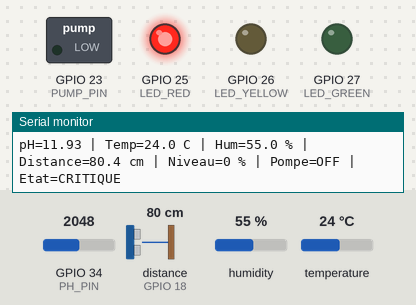
Bench run of a sketch on a simulated ESP32. Parts: switched loads named in the sketch (green lamp = pin HIGH), output pins drawn as LEDs (lit = HIGH), the last lines printed to the serial monitor. Wiring (inferred from the names in the program): ultrasonic range finder: trigger GPIO 5; echo GPIO 18. Inputs (shaded band) come from the test bench; at power-on: distance to the obstacle (sensor on GPIO 18) 80 cm, GPIO 34 (PH_PIN) = 2048, humidity 55 %, temperature 24 °C. The echo pulse lasts 58.3 µs per cm; pins used as bus, display or sensor lines are not drawn.

Above: at 1.2 s.
1.3 s: distance to the obstacle (sensor on GPIO 18) set to 36 cm
4.2 s: distance to the obstacle (sensor on GPIO 18) set to 32 cm
At 7.2 s:
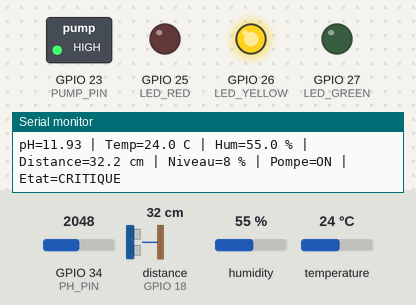
7.5 s: GPIO 34 (PH_PIN) set to 2753
13.5 s: GPIO 34 (PH_PIN) set to 2835
At 15.5 s:
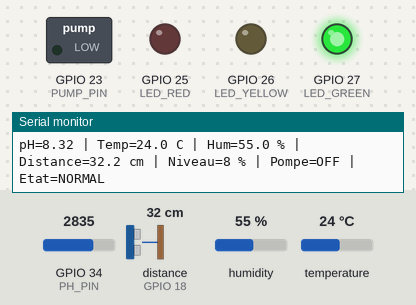
16.5 s: GPIO 34 (PH_PIN) set to 3198
19.2 s: GPIO 34 (PH_PIN) set to 3301
At 51.9 s:
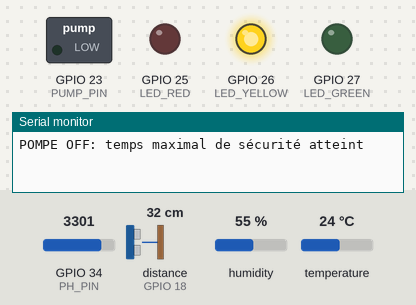
Timing chart, 0 to 52.6 s (numbered marks = the images above; inputs shaded):
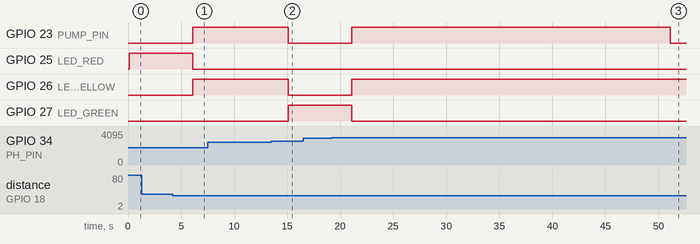

Measured:
- the behaviour switches between 35 and 34 cm on distance to the obstacle (sensor on GPIO 18) (found by bisection; images 0 and 1)
- the behaviour switches between 2795 and 2796 on GPIO 34 (PH_PIN) (found by bisection; images 1 and 2)
- the behaviour switches between 3230 and 3231 on GPIO 34 (PH_PIN) (found by bisection; images 2 and 3)
- after the input at 4.2 s, GPIO 23 (PUMP_PIN), GPIO 26 (LED_YELLOW): LOW → HIGH after 1.9 s; GPIO 25 (LED_RED): HIGH → LOW after 1.9 s
- after the input at 13.5 s, GPIO 23 (PUMP_PIN), GPIO 26 (LED_YELLOW): HIGH → LOW after 1.6 s; GPIO 27 (LED_GREEN): LOW → HIGH after 1.6 s
- after the input at 19.2 s, GPIO 23 (PUMP_PIN): LOW → HIGH after 1.9 s, → LOW 30.0 s later; GPIO 26 (LED_YELLOW): LOW → HIGH after 1.9 s; GPIO 27 (LED_GREEN): HIGH → LOW after 1.9 s

The sketch:

ranomadio_solar.ino
```cpp
/*
 * RANOMADIO SOLAR - ESP32 firmware
 * Phase 1: SEN0169-V2 + DHT11 + HC-SR04 + LEDs + 12V pump
 *
 * API:
 *   GET  /api/status
 *   POST /api/config   {"phMin":6.5,"phMax":8.5}
 *
 * The pump decision is LOCAL on the ESP32. The web application
 * only supervises the measurements and configuration.
 */
#include <Arduino.h>
#include <WiFi.h>
#include <WebServer.h>
#include <DHT.h>
#include <ArduinoJson.h>

#define PH_PIN 34
#define DHT_PIN 4
#define DHT_TYPE DHT11
#define TRIG_PIN 5
#define ECHO_PIN 18
#define LED_RED 25
#define LED_YELLOW 26
#define LED_GREEN 27
#define PUMP_PIN 23

const char* AP_SSID = "Ranomadio-ESP32";
const char* AP_PASSWORD = "Ranomadio2026";

const unsigned long SENSOR_INTERVAL = 3000;
const unsigned long MAX_PUMP_TIME = 30000;
const float PH_CRITICAL_LOW = 5.5;
const float PH_CRITICAL_HIGH = 9.5;
const float CRITICAL_WATER_DISTANCE = 35.0;
const float TANK_HEIGHT_CM = 35.0;

float phMin = 6.5;
float phMax = 8.5;
float phSlope = -5.70;
float phOffset = 21.34;

WebServer server(80);
DHT dht(DHT_PIN, DHT_TYPE);

float ph = NAN;
float temperature = NAN;
float humidity = NAN;
float distanceCm = NAN;
float waterLevel = NAN;
bool pumpState = false;
unsigned long pumpStart = 0;
unsigned long lastRead = 0;
String waterStatus = "INIT";

void setLeds(bool red, bool yellow, bool green) {
  digitalWrite(LED_RED, red);
  digitalWrite(LED_YELLOW, yellow);
  digitalWrite(LED_GREEN, green);
}

float readPHVoltage() {
  const int samples = 20;
  uint32_t total = 0;
  for (int i = 0; i < samples; i++) {
    total += analogRead(PH_PIN);
    delay(3);
  }
  return (total / (float)samples) * 3.3f / 4095.0f;
}

float readPH() {
  return phSlope * readPHVoltage() + phOffset;
}

float readDistance() {
  digitalWrite(TRIG_PIN, LOW);
  delayMicroseconds(2);
  digitalWrite(TRIG_PIN, HIGH);
  delayMicroseconds(10);
  digitalWrite(TRIG_PIN, LOW);
  unsigned long duration = pulseIn(ECHO_PIN, HIGH, 30000);
  if (!duration) return NAN;
  return duration / 58.0f;
}

void stopPump(const char* reason) {
  if (pumpState) Serial.printf("POMPE OFF: %s\n", reason);
  digitalWrite(PUMP_PIN, LOW);
  pumpState = false;
}

void startPump() {
  if (!pumpState) {
    digitalWrite(PUMP_PIN, HIGH);
    pumpState = true;
    pumpStart = millis();
    Serial.println("POMPE ON: traitement automatique");
  }
}

void updateStatusAndPump() {
  if (isnan(ph) || isnan(distanceCm)) {
    waterStatus = "ERREUR_CAPTEUR";
    stopPump("capteur invalide");
    setLeds(true, false, false);
    return;
  }

  if (distanceCm >= CRITICAL_WATER_DISTANCE) {
    waterStatus = "CRITIQUE";
    stopPump("niveau d'eau critique");
    setLeds(true, false, false);
    return;
  }

  bool badPh = ph < phMin || ph > phMax;
  bool criticalPh = ph < PH_CRITICAL_LOW || ph > PH_CRITICAL_HIGH;

  if (criticalPh) waterStatus = "CRITIQUE";
  else if (badPh) waterStatus = "ANORMAL";
  else waterStatus = "NORMAL";

  if (badPh) startPump();
  else stopPump("pH revenu dans la plage");

  if (pumpState) setLeds(false, true, false);
  else if (badPh) setLeds(true, false, false);
  else setLeds(false, false, true);
}

void readSensors() {
  ph = readPH();
  temperature = dht.readTemperature();
  humidity = dht.readHumidity();
  distanceCm = readDistance();
  waterLevel = isnan(distanceCm) ? NAN : max(0.0f, min(100.0f, 100.0f - (distanceCm / TANK_HEIGHT_CM) * 100.0f));
  updateStatusAndPump();

  Serial.printf("pH=%.2f | Temp=%.1f C | Hum=%.1f %% | Distance=%.1f cm | Niveau=%.0f %% | Pompe=%s | Etat=%s\n",
    ph, temperature, humidity, distanceCm, waterLevel, pumpState ? "ON" : "OFF", waterStatus.c_str());
}

void sendStatus() {
  StaticJsonDocument<512> doc;
  doc["device"] = "RANOMADIO-ESP32-01";
  doc["ph"] = isnan(ph) ? -1 : ph;
  doc["temperature"] = isnan(temperature) ? -1 : temperature;
  doc["humidity"] = isnan(humidity) ? -1 : humidity;
  doc["distance"] = isnan(distanceCm) ? -1 : distanceCm;
  doc["waterLevel"] = isnan(waterLevel) ? -1 : waterLevel;
  doc["pump"] = pumpState;
  doc["status"] = waterStatus;
  doc["phMin"] = phMin;
  doc["phMax"] = phMax;
  doc["battery"] = nullptr; // Phase 1: no battery voltage sensor
  doc["timestamp"] = millis();
  String json;
  serializeJson(doc, json);
  server.sendHeader("Access-Control-Allow-Origin", "*");
  server.sendHeader("Cache-Control", "no-store");
  server.send(200, "application/json", json);
}

void handleConfig() {
  if (!server.hasArg("plain")) {
    server.send(400, "application/json", "{\"error\":\"body required\"}");
    return;
  }
  StaticJsonDocument<256> doc;
  if (deserializeJson(doc, server.arg("plain"))) {
    server.send(400, "application/json", "{\"error\":\"invalid json\"}");
    return;
  }
  if (doc["phMin"].is<float>()) phMin = doc["phMin"].as<float>();
  if (doc["phMax"].is<float>()) phMax = doc["phMax"].as<float>();
  if (phMin >= phMax) {
    server.send(400, "application/json", "{\"error\":\"invalid thresholds\"}");
    return;
  }
  server.sendHeader("Access-Control-Allow-Origin", "*");
  server.send(200, "application/json", "{\"ok\":true}");
}

void handleOptions() {
  server.sendHeader("Access-Control-Allow-Origin", "*");
  server.sendHeader("Access-Control-Allow-Methods", "GET,POST,OPTIONS");
  server.sendHeader("Access-Control-Allow-Headers", "Content-Type");
  server.send(204);
}

void setup() {
  Serial.begin(115200);
  pinMode(PH_PIN, INPUT);
  pinMode(TRIG_PIN, OUTPUT);
  pinMode(ECHO_PIN, INPUT);
  pinMode(LED_RED, OUTPUT);
  pinMode(LED_YELLOW, OUTPUT);
  pinMode(LED_GREEN, OUTPUT);
  pinMode(PUMP_PIN, OUTPUT);
  digitalWrite(PUMP_PIN, LOW);
  setLeds(false, false, false);
  dht.begin();

  WiFi.mode(WIFI_AP);
  WiFi.softAP(AP_SSID, AP_PASSWORD);
  Serial.println("\n=== RANOMADIO SOLAR ===");
  Serial.print("Wi-Fi SSID: "); Serial.println(AP_SSID);
  Serial.print("Mot de passe: "); Serial.println(AP_PASSWORD);
  Serial.print("API: http://"); Serial.println(WiFi.softAPIP());

  server.on("/api/status", HTTP_GET, sendStatus);
  server.on("/api/config", HTTP_POST, handleConfig);
  server.on("/api/config", HTTP_OPTIONS, handleOptions);
  server.onNotFound([](){
    server.sendHeader("Access-Control-Allow-Origin", "*");
    server.send(404, "application/json", "{\"error\":\"not found\"}");
  });
  server.begin();
  readSensors();
}

void loop() {
  server.handleClient();
  if (millis() - lastRead >= SENSOR_INTERVAL) {
    lastRead = millis();
    readSensors();
  }
  if (pumpState && millis() - pumpStart >= MAX_PUMP_TIME) {
    stopPump("temps maximal de sécurité atteint");
  }
  delay(2);
}
```
